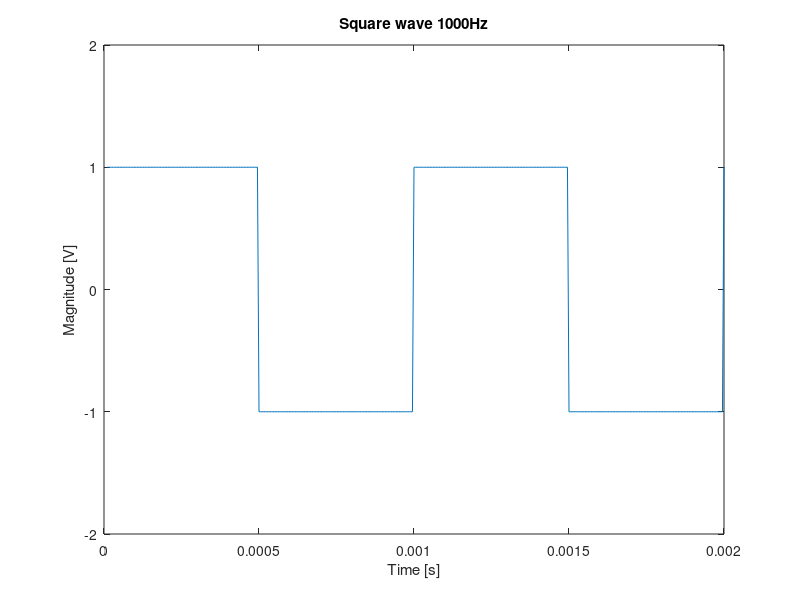

The MATLAB source for this figure:
fs = 200000; % sampling frequency
t = 0.00001:1/fs:0.05;
f = 1000; % frequency of signal
y = square(2*pi*f*t, 50);
plot (t,y);
xlim([0,0.002]);
ylim([-2,2]);
xlabel("Time [s]");
ylabel("Magnitude [V]");
title("Square wave 1000Hz");

